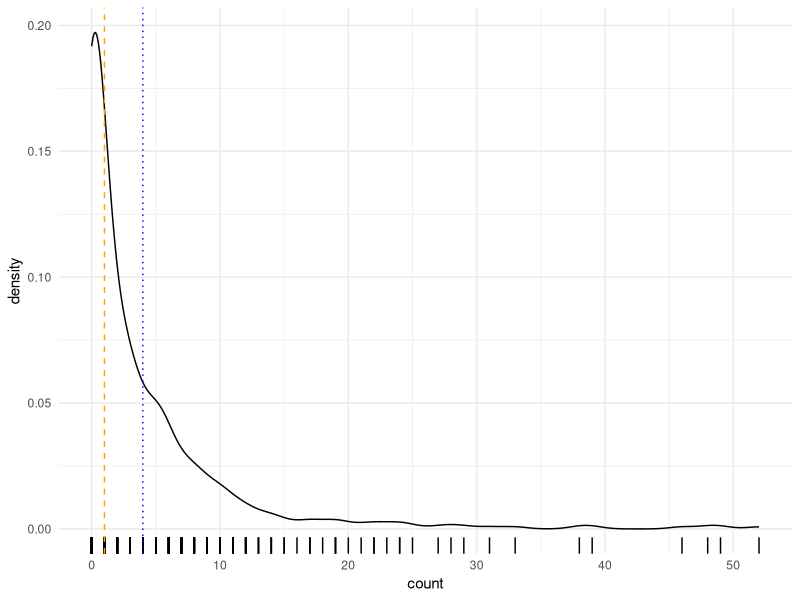
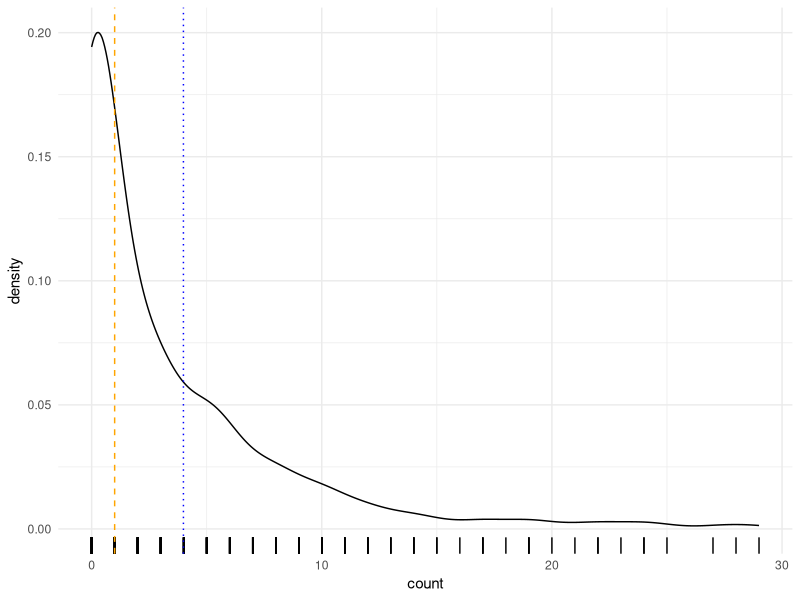
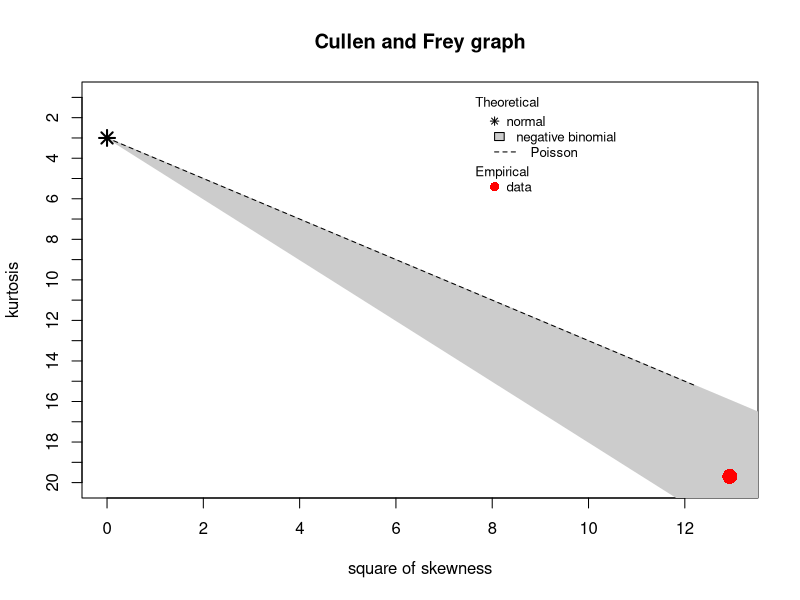
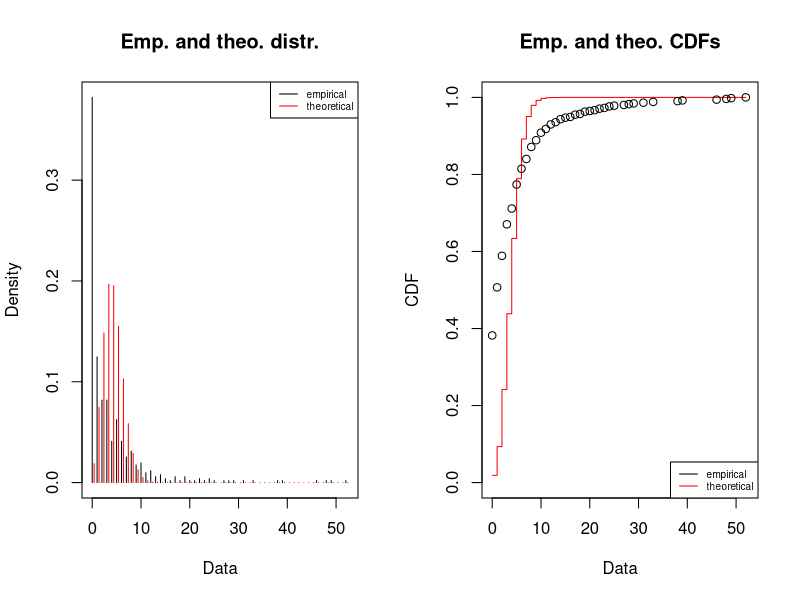
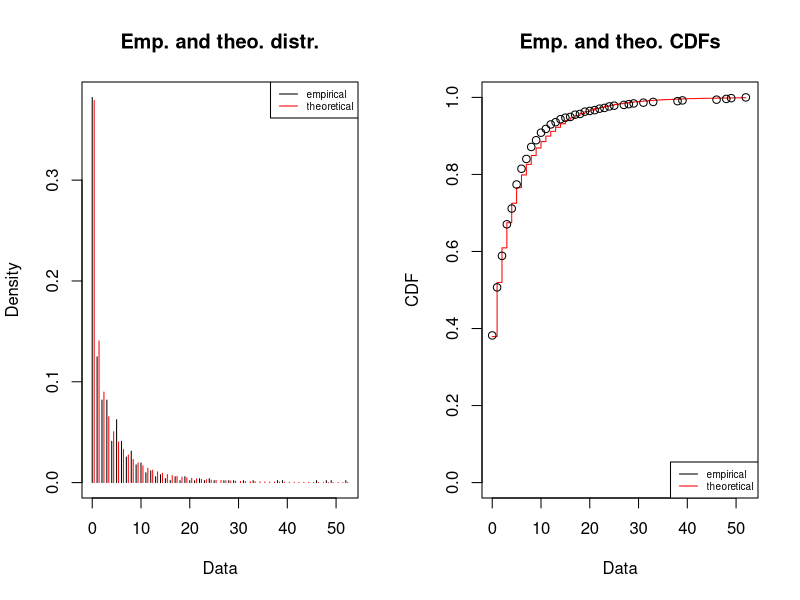
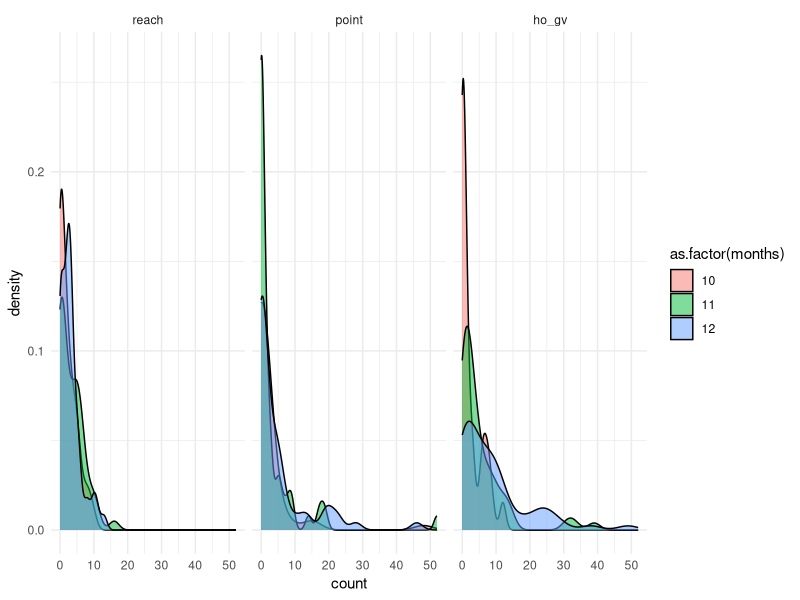
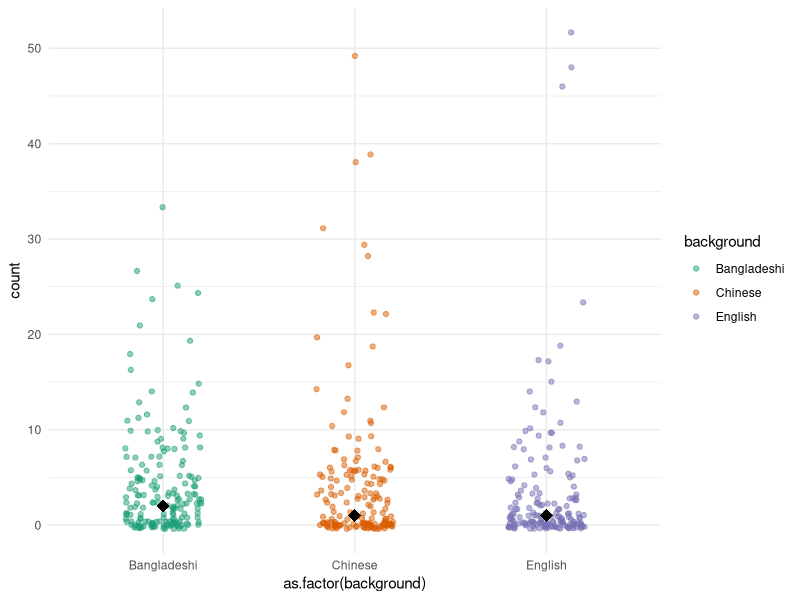
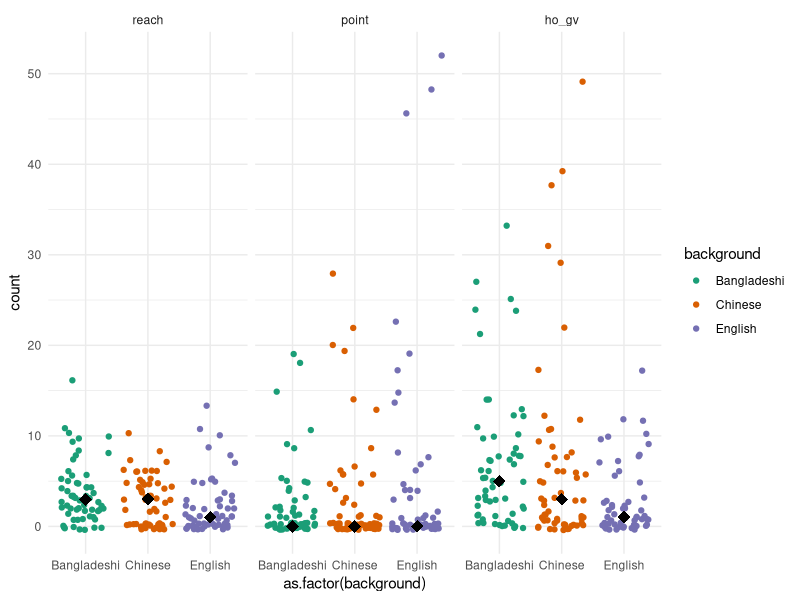

These charts were generated, in order, by the following R code:
## ---- chunk 1
knitr::opts_chunk$set(echo = TRUE)
knitr::opts_knit$set(root.dir = normalizePath("../"))
library(tidyverse)
theme_set(theme_minimal())
library(fitdistrplus)
## ---- chunk 2
gestures <- read_csv("./data/gestures.csv")

gestures_tot <- gestures %>%
  group_by(dyad, background, months, gesture) %>%
  summarise(
    count = sum(count),
    ct = sum(ct)
  ) %>%
  ungroup() %>%
  mutate(
    gesture = factor(gesture, levels = c("reach", "point", "ho_gv"))
  ) %>%
  mutate_if(is.character, as.factor)

utterances <- read_csv("./data/utterances.csv")

# NAs not removed in sum()
utterances_tot <- utterances %>%
  group_by(dyad, background, months) %>%
  summarise(
    utterances = sum(utterances)
  ) %>%
  ungroup() %>%
  mutate_if(is.character, as.factor)

point <- gestures %>%
  filter(gesture == "point") %>%
  group_by(dyad, background, months) %>%
  summarise(
    count = sum(count)
  ) %>%
  ungroup() %>%
  mutate_if(is.character, as.factor)

utter_point <- left_join(utterances_tot, point) %>%
  rename(point = count)

utterances_compl <- utterances %>% na.omit()
utterances_tcompl <- utterances_tot %>% na.omit()
## ---- chunk 3
gestures %>% group_by(background) %>% summarise(n = n_distinct(dyad))
## ---- chunk 4
utterances %>% group_by(background) %>% summarise(n = n_distinct(dyad))
## ---- chunk 5
gestures_tot %>%
  dplyr::select(-dyad, -months) %>%
  group_by(gesture, background) %>%
  summarise_all(mean, na.rm = TRUE)
## ---- chunk 6
gestures_tot %>%
  ggplot(aes(count)) +
  geom_density() +
  geom_rug() +
  geom_vline(xintercept = median(gestures_tot$count, na.rm = TRUE), linetype = "dashed", colour = "orange") +
  geom_vline(xintercept = mean(gestures_tot$count, na.rm = TRUE), linetype = "dotted", colour = "blue")
## ---- chunk 7
gestures_tot %>%
  filter(count < 31) %>%
  ggplot(aes(count)) +
  geom_density() +
  geom_rug() +
  geom_vline(xintercept = median(gestures_tot$count, na.rm = TRUE), linetype = "dashed", colour = "orange") +
  geom_vline(xintercept = mean(gestures_tot$count, na.rm = TRUE), linetype = "dotted", colour = "blue")
## ---- chunk 8
gest_na <- na.omit(gestures_tot)
descdist(gest_na$count, discrete = TRUE)
## ---- chunk 9
plot(fitdist(gest_na$count, "pois"))
## ---- chunk 10
plot(fitdist(gest_na$count, "nbinom"))
## ---- chunk 11
gestures_tot %>%
  ggplot(aes(count, fill = as.factor(months))) +
  geom_density(alpha = 0.5) +
  facet_grid(~ gesture)
## ---- chunk 12
gestures_tot %>%
  ggplot(aes(as.factor(background), count, colour = background)) +
  geom_jitter(width = 0.2, alpha = 0.5) +
  stat_summary(fun.y = median, geom = "point", shape = 18, size = 4, color = "black") +
  scale_color_brewer(type = "qual", palette = "Dark2")
## ---- chunk 13
gestures_tot %>%
  ggplot(aes(as.factor(background), count, colour = background)) +
  geom_jitter() +
  stat_summary(fun.y = median, geom = "point", shape = 18, size = 4, color = "black") +
  scale_color_brewer(type = "qual", palette = "Dark2") +
  facet_grid(cols = vars(gesture))
## ---- chunk 14
gestures_tot %>%
  ggplot(aes(as.factor(months), count)) +
  geom_jitter() +
  stat_summary(fun.y = median, geom = "point", shape = 18, size = 4, color = "red") +
  facet_grid(cols = vars(gesture))
## ---- chunk 15
gestures_tot %>%
  ggplot(aes(as.factor(months), count)) +
  geom_jitter(alpha = 0.5, width = 0.15) +
  stat_summary(fun.y = median, geom = "point", shape = 18, size = 2, color = "red") +
  facet_grid(vars(background), vars(gesture))
## ---- chunk 16
gestures_tot %>%
  ggplot(aes(as.factor(months), count)) +
  geom_jitter(width = 0.15) +
  stat_summary(fun.y = median, geom = "point", shape = 18, size = 4, color = "red") +
  facet_wrap(vars(background, gesture), scales = "free")
## ---- chunk 17
gestures_tot %>%
  ggplot(aes(as.factor(months), count, colour = background)) +
  geom_point(alpha = 0.5) +
  geom_line(aes(group = dyad)) +
  facet_grid(vars(background), vars(gesture))
## ---- chunk 18
gestures_tot %>%
  filter(background == "Bangladeshi") %>%
  ggplot(aes(as.factor(months), count, colour = dyad)) +
  geom_point(alpha = 0.5) +
  geom_line(aes(group = dyad)) +
  facet_grid(cols = vars(gesture)) +
  theme(legend.position = "none")
## ---- chunk 19
gestures_tot %>%
  filter(background == "Chinese") %>%
  ggplot(aes(as.factor(months), count, colour = dyad)) +
  geom_point(alpha = 0.5) +
  geom_line(aes(group = dyad)) +
  facet_grid(cols = vars(gesture)) +
  theme(legend.position = "none")
## ---- chunk 20
gestures_tot %>%
  filter(background == "English") %>%
  ggplot(aes(as.factor(months), count, colour = dyad)) +
  geom_point(alpha = 0.5) +
  geom_line(aes(group = dyad)) +
  facet_grid(cols = vars(gesture)) +
  theme(legend.position = "none")
## ---- chunk 21
utterances %>%
  ggplot(aes(utterances)) +
  geom_density() +
  geom_rug()
## ---- chunk 22
utterances_tot %>%
  ggplot(aes(utterances)) +
  geom_density() +
  geom_rug()
## ---- chunk 23
descdist(utterances_tcompl$utterances, discrete = TRUE)
## ---- chunk 24
plot(fitdist(utterances_tcompl$utterances, "norm"))
## ---- chunk 25
utterances_tot %>%
  ggplot(aes(utterances, fill = background)) +
  geom_density(alpha = 0.5, colour = NA) +
  geom_rug()
## ---- chunk 26
utterances_tot %>%
  ggplot(aes(utterances, fill = as.factor(months))) +
  geom_density(alpha = 0.5, colour = NA) +
  geom_rug()
## ---- chunk 27
utterances_tot %>%
  ggplot(aes(as.factor(months), utterances)) +
  geom_jitter(width = 0.1)
## ---- chunk 28
utterances_tot %>%
  ggplot(aes(as.factor(months), utterances, colour = background)) +
  geom_jitter(width = 0.1) +
  facet_grid(~ background)
## ---- chunk 29
utterances_tot %>%
  group_by(background, months) %>%
  summarise(mean = mean(utterances, na.rm = TRUE)) %>%
  ggplot(aes(as.factor(months), mean, group = background, colour = background)) +
  geom_point() +
  geom_line() +
  ylim(c(min(utterances_tot$utterances, na.rm = TRUE), max(utterances_tot$utterances, na.rm = TRUE)))
## ---- chunk 30
utterances_tot %>%
  group_by(background, months) %>%
  summarise(median = median(utterances, na.rm = TRUE)) %>%
  ggplot(aes(as.factor(months), median, group = background, colour = background)) +
  geom_point() +
  geom_line() +
  ylim(c(min(utterances_tot$utterances, na.rm = TRUE), max(utterances_tot$utterances, na.rm = TRUE)))
## ---- chunk 31
utterances %>%
  ggplot(aes(as.factor(months), utterances, colour = task)) +
  geom_jitter(width = 0.1) +
  facet_grid(~ task)
## ---- chunk 32
utterances %>%
  ggplot(aes(as.factor(months), utterances, colour = task)) +
  geom_jitter(width = 0.1) +
  facet_grid(background ~ task)
## ---- chunk 33
utterances %>%
  ggplot(aes(as.factor(months), utterances, colour = task, group = dyad)) +
  geom_point() +
  geom_line() +
  facet_grid(background ~ task)
## ---- chunk 34
utterances_tot %>%
  ggplot(aes(as.factor(months), utterances, colour = background)) +
  geom_jitter(width = 0.1) +
  facet_grid(background ~ .)
## ---- chunk 35
utterances_tot %>%
  ggplot(aes(as.factor(months), utterances, colour = background)) +
  # geom_boxplot(width = 0.5, aes(colour = NULL)) +
  geom_point() +
  geom_line(aes(group = dyad)) +
  facet_grid(background ~ .)
## ---- chunk 36
utterances_tot %>%
  ggplot(aes(background, utterances, colour = background)) +
  geom_jitter(width = 0.2) +
  stat_summary(fun.y = median, geom = "point", shape = 18, size = 6, color = "black")
## ---- chunk 37
utter_point %>%
  ggplot(aes(utterances, point)) +
  geom_point() +
  geom_smooth(method = "lm")
## ---- chunk 38
utter_point %>%
  ggplot(aes(utterances, point, colour = as.factor(months))) +
  geom_point() +
  geom_smooth(method = "lm")
## ---- chunk 39
utter_point %>%
  ggplot(aes(utterances, point, colour = as.factor(months))) +
  geom_point() +
  geom_smooth(method = "lm") +
  facet_grid(~ background)
## ---- chunk 40
utter_point_lead <- utter_point %>%
  group_by(dyad) %>%
  mutate(
    lead_point = lead(point)
  ) %>%
  filter(months != 12)
## ---- chunk 41
utter_point_lead %>%
  ggplot(aes(utterances, lead_point)) +
  geom_point() +
  geom_smooth(method = "lm")
## ---- chunk 42
utter_point_lead %>%
  ggplot(aes(utterances, lead_point, colour = background)) +
  geom_point() +
  geom_smooth(method = "lm")
## ---- chunk 43
point_hg <- gestures_tot %>%
  dplyr::select(-ct) %>%
  spread(gesture, count) %>%
  dplyr::select(-reach) %>%
  group_by(dyad) %>%
  mutate(
    lead_hg = lead(ho_gv)
  ) %>%
  filter(months != 12)
## ---- chunk 44
point_hg %>%
  ggplot(aes(point, lead_hg)) +
  geom_point() +
  geom_smooth(method = "lm")
## ---- chunk 45
point_hg %>%
  filter(point < 20) %>%
  ggplot(aes(point, lead_hg)) +
  geom_point() +
  geom_smooth(method = "lm")
## ---- chunk 46
point_hg %>%
  filter(point < 20) %>%
  ggplot(aes(point, lead_hg, colour = background)) +
  geom_point() +
  geom_smooth(method = "lm")
## ---- chunk 47
gestures_tot %>%
  ggplot(aes(ct)) +
  geom_density()
## ---- chunk 48
gestures_tot %>%
  ggplot(aes(ct, fill = gesture)) +
  geom_density(alpha = 0.5)
## ---- chunk 49
gestures_tot %>%
  ggplot(aes(ct, fill = gesture)) +
  geom_histogram() +
  facet_grid(~ gesture)
## ---- chunk 50
gestures_tot %>%
  ggplot(aes(ct, fill = gesture)) +
  geom_histogram() +
  facet_grid(background ~ gesture)
## ---- chunk 51
gestures_tot %>%
  ggplot(aes(as.factor(months), ct)) +
  geom_jitter(width = 0.2, alpha = 0.3)
## ---- chunk 52
gestures_tot %>%
  filter(ct < 20) %>%
  ggplot(aes(as.factor(months), ct)) +
  geom_jitter(width = 0.2, alpha = 0.3) +
  stat_summary(fun.y = median, geom = "point", shape = 18, size = 5, color = "red")
## ---- chunk 53
gestures_tot %>%
  filter(ct < 20) %>%
  ggplot(aes(as.factor(months), ct)) +
  geom_jitter(width = 0.2, alpha = 0.3) +
  stat_summary(fun.y = mean, geom = "point", shape = 18, size = 5, color = "red")
## ---- chunk 54
gestures_tot %>%
  filter(ct < 20) %>%
  ggplot(aes(as.factor(months), ct, group = dyad, colour = gesture)) +
  geom_point() +
  geom_line(alpha = 0.2) +
  facet_grid(gesture ~ .) +
  scale_color_brewer(type = "qual", palette = "Dark2")
## ---- chunk 55
gestures_tot %>%
  filter(ct < 20) %>%
  ggplot(aes(as.factor(months), ct, group = dyad, colour = background)) +
  geom_point() +
  geom_line(alpha = 0.2) +
  facet_grid(background ~ gesture) +
  scale_color_brewer(type = "qual", palette = "Dark2")
